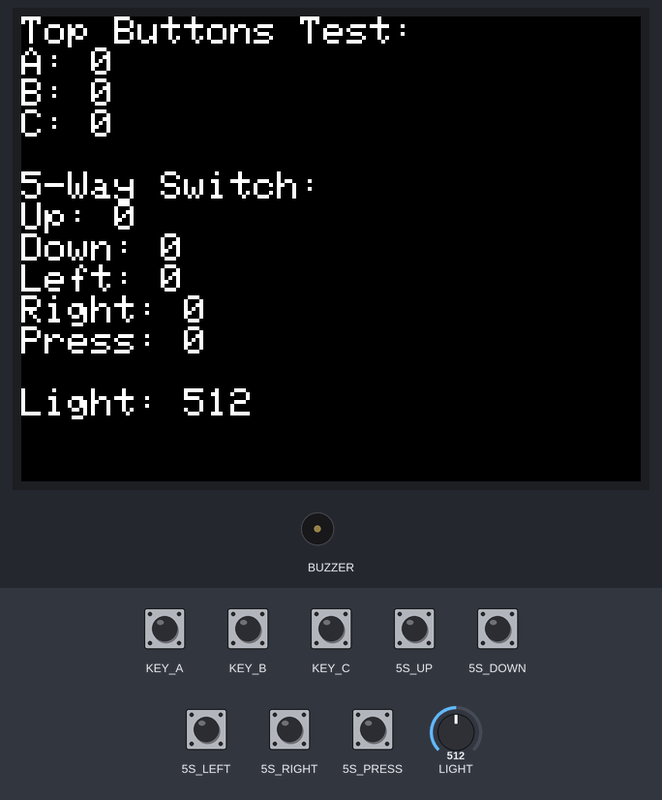
Simulated run of this sketch. Board: Seeed Wio Terminal. Shown: 320×240 colour display, buzzer (waves = sounding). The test bench sets the inputs (shaded band); at power-on: 5S_DOWN, 5S_LEFT, 5S_PRESS, 5S_RIGHT, 5S_UP, KEY_A, KEY_B, KEY_C HIGH, LIGHT = 512. What the sketch prints to the serial monitor is not drawn.

Above: at 3.4 s.
3.5 s: LIGHT set to 716
At 5.29 s:
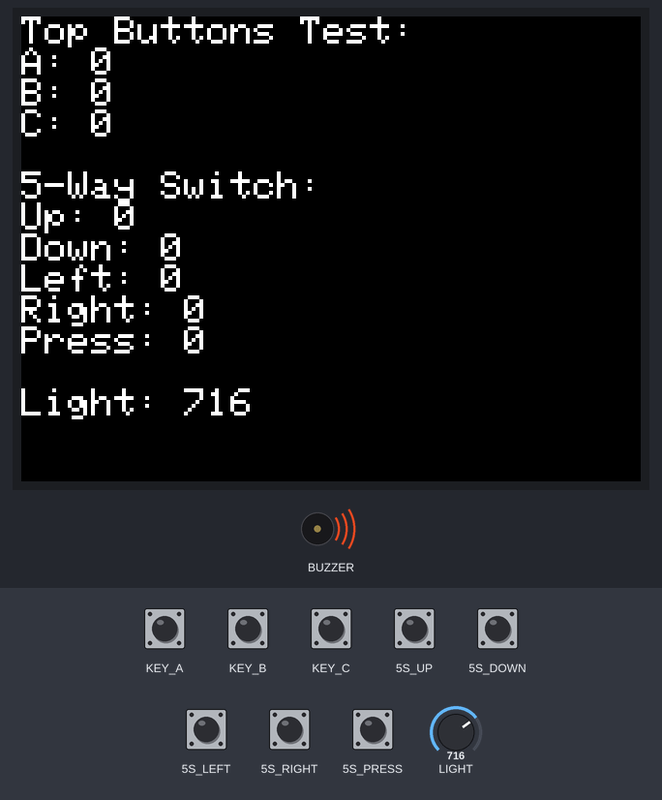
At 5.8 s:
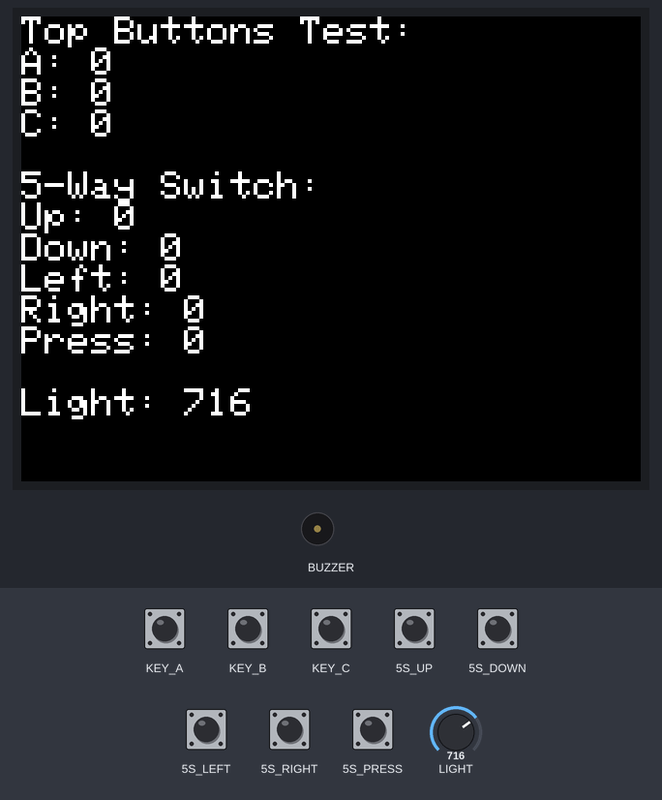
6.7 s: KEY_A pulled LOW for 0.7 s
9.0 s: KEY_B pulled LOW for 0.7 s
11.4 s: KEY_C pulled LOW for 0.7 s
13.7 s: 5S_UP pulled LOW for 0.7 s
16.1 s: 5S_DOWN pulled LOW for 0.7 s
Timing chart, 0 to 19.1 s (numbered marks = the images above; inputs shaded):
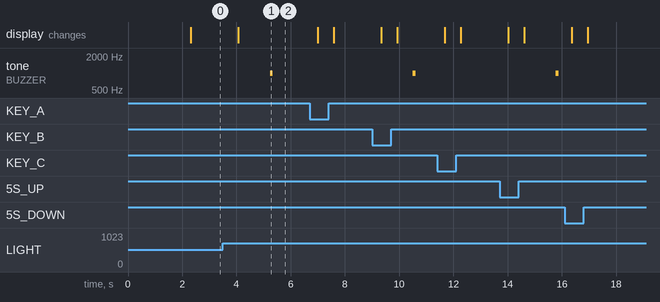

Measured:
- after the input at 3.5 s, the display: changes after 0.57 s (image 1)

The sketch:

Test1.ino
```cpp
#include "TFT_eSPI.h"

TFT_eSPI tft;

void setup() {
  // تهيئة الشاشة
  tft.begin();
  tft.setRotation(3);
  tft.fillScreen(TFT_BLACK);
  tft.setTextColor(TFT_WHITE);
  tft.setTextSize(2);

  // تهيئة المنافذ
  pinMode(WIO_LIGHT, INPUT);
  pinMode(WIO_BUZZER, OUTPUT);

  // الأزرار العلوية
  pinMode(WIO_KEY_A, INPUT_PULLUP);
  pinMode(WIO_KEY_B, INPUT_PULLUP);
  pinMode(WIO_KEY_C, INPUT_PULLUP);

  // عصا التوجيه 5-طريق
  pinMode(WIO_5S_UP, INPUT_PULLUP);
  pinMode(WIO_5S_DOWN, INPUT_PULLUP);
  pinMode(WIO_5S_LEFT, INPUT_PULLUP);
  pinMode(WIO_5S_RIGHT, INPUT_PULLUP);
  pinMode(WIO_5S_PRESS, INPUT_PULLUP);

  // بدء الاتصال التسلسلي
  Serial.begin(115200);

  tft.drawString("Wio Terminal Test", 20, 10);
  delay(2000);
}

void loop() {
  tft.fillScreen(TFT_BLACK);
  tft.setCursor(0, 0);

  // اختبار الأزرار العلوية
  tft.println("Top Buttons Test:");
  tft.print("A: "); tft.println(!digitalRead(WIO_KEY_A)); // inverted because of PULLUP
  tft.print("B: "); tft.println(!digitalRead(WIO_KEY_B));
  tft.print("C: "); tft.println(!digitalRead(WIO_KEY_C));

  // اختبار عصا التوجيه 5-طريق
  tft.println("\n5-Way Switch:");
  tft.print("Up: "); tft.println(!digitalRead(WIO_5S_UP));
  tft.print("Down: "); tft.println(!digitalRead(WIO_5S_DOWN));
  tft.print("Left: "); tft.println(!digitalRead(WIO_5S_LEFT));
  tft.print("Right: "); tft.println(!digitalRead(WIO_5S_RIGHT));
  tft.print("Press: "); tft.println(!digitalRead(WIO_5S_PRESS));

  // اختبار مستشعر الضوء
  int light = analogRead(WIO_LIGHT);
  tft.print("\nLight: ");
  tft.println(light);

  // اختبار السماعة (سيصدر صوت كل 5 ثواني)
  static unsigned long lastBeep = 0;
  if (millis() - lastBeep > 5000) {
    tone(WIO_BUZZER, 1000, 100);
    lastBeep = millis();
  }

  delay(500);

  // إرسال البيانات عبر Serial للمراقبة
  Serial.print("Light Sensor: ");
  Serial.println(light);
}
```
